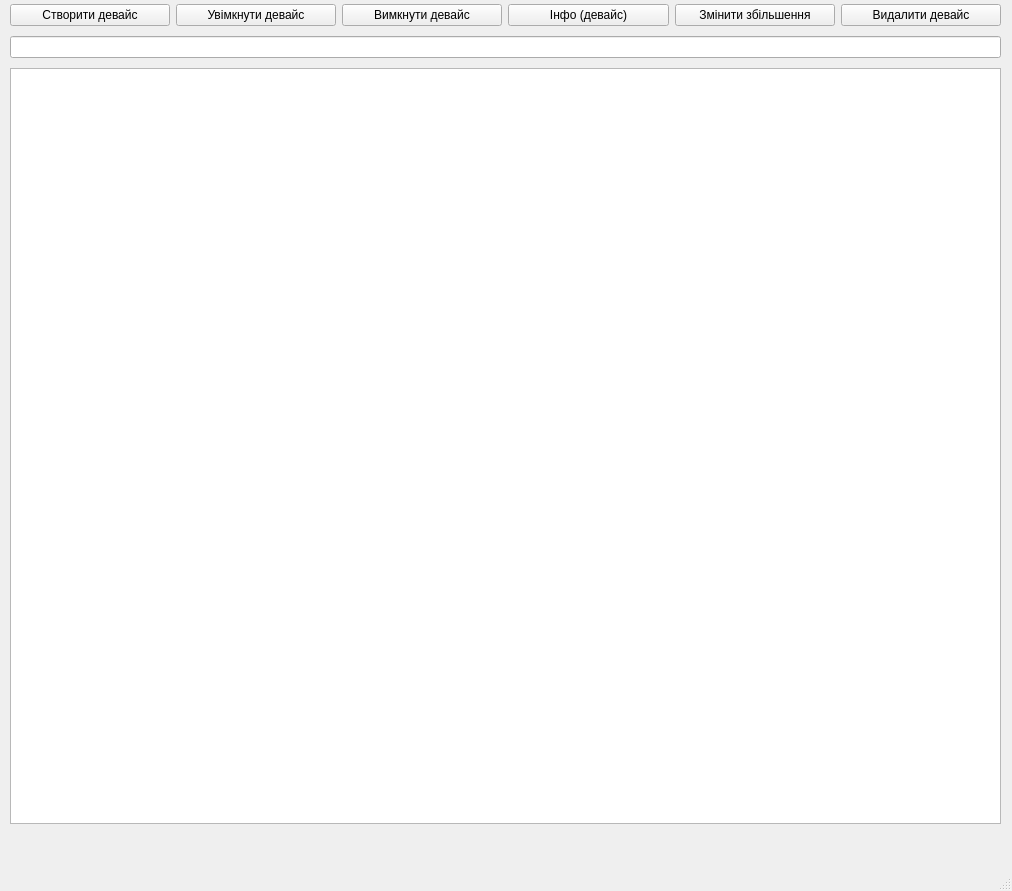
<?xml version="1.0" encoding="UTF-8"?>
<ui version="4.0">
 <class>MainWindow</class>
 <widget class="QMainWindow" name="MainWindow">
  <property name="geometry">
   <rect>
    <x>0</x>
    <y>0</y>
    <width>1012</width>
    <height>891</height>
   </rect>
  </property>
  <property name="windowTitle">
   <string>Optical-Device</string>
  </property>
  <widget class="QWidget" name="centralwidget">
   <widget class="QWidget" name="layoutWidget">
    <property name="geometry">
     <rect>
      <x>10</x>
      <y>0</y>
      <width>991</width>
      <height>831</height>
     </rect>
    </property>
    <layout class="QVBoxLayout" name="verticalLayout">
     <item>
      <layout class="QHBoxLayout" name="horizontalLayout">
       <item>
        <widget class="QPushButton" name="btnCreate">
         <property name="text">
          <string>Створити девайс</string>
         </property>
        </widget>
       </item>
       <item>
        <widget class="QPushButton" name="btnPowerOn">
         <property name="text">
          <string>Увімкнути девайс</string>
         </property>
        </widget>
       </item>
       <item>
        <widget class="QPushButton" name="btnPowerOff">
         <property name="text">
          <string>Вимкнути девайс</string>
         </property>
        </widget>
       </item>
       <item>
        <widget class="QPushButton" name="btnInfo">
         <property name="text">
          <string>Інфо (девайс)</string>
         </property>
        </widget>
       </item>
       <item>
        <widget class="QPushButton" name="btnChangeZoom">
         <property name="text">
          <string>Змінити збільшення</string>
         </property>
        </widget>
       </item>
       <item>
        <widget class="QPushButton" name="btnDelete">
         <property name="text">
          <string>Видалити девайс</string>
         </property>
        </widget>
       </item>
      </layout>
     </item>
     <item>
      <widget class="QLineEdit" name="lineEdit"/>
     </item>
     <item>
      <widget class="QTextEdit" name="textOutput">
       <property name="enabled">
        <bool>true</bool>
       </property>
       <property name="maximumSize">
        <size>
         <width>16777215</width>
         <height>756</height>
        </size>
       </property>
       <property name="html">
        <string>&lt;!DOCTYPE HTML PUBLIC &quot;-//W3C//DTD HTML 4.0//EN&quot; &quot;http://www.w3.org/TR/REC-html40/strict.dtd&quot;&gt;
&lt;html&gt;&lt;head&gt;&lt;meta name=&quot;qrichtext&quot; content=&quot;1&quot; /&gt;&lt;meta charset=&quot;utf-8&quot; /&gt;&lt;style type=&quot;text/css&quot;&gt;
p, li { white-space: pre-wrap; }
hr { height: 1px; border-width: 0; }
li.unchecked::marker { content: &quot;\2610&quot;; }
li.checked::marker { content: &quot;\2612&quot;; }
&lt;/style&gt;&lt;/head&gt;&lt;body style=&quot; font-family:'.AppleSystemUIFont'; font-size:13pt; font-weight:400; font-style:normal;&quot;&gt;
&lt;p style=&quot;-qt-paragraph-type:empty; margin-top:0px; margin-bottom:0px; margin-left:0px; margin-right:0px; -qt-block-indent:0; text-indent:0px;&quot;&gt;&lt;br /&gt;&lt;/p&gt;&lt;/body&gt;&lt;/html&gt;</string>
       </property>
      </widget>
     </item>
    </layout>
   </widget>
  </widget>
  <widget class="QMenuBar" name="menubar">
   <property name="geometry">
    <rect>
     <x>0</x>
     <y>0</y>
     <width>1012</width>
     <height>24</height>
    </rect>
   </property>
  </widget>
  <widget class="QStatusBar" name="statusbar"/>
 </widget>
 <resources/>
 <connections/>
</ui>
